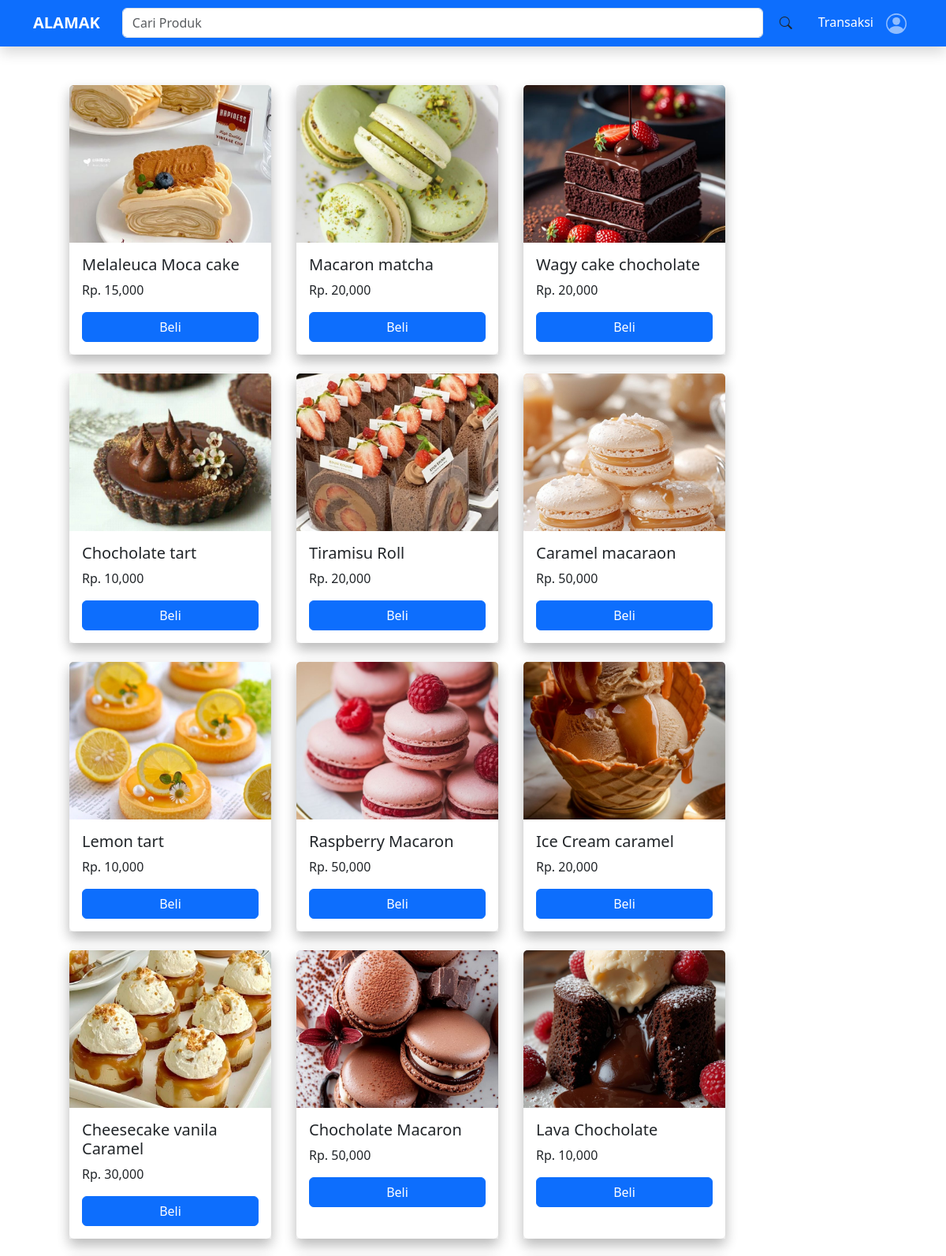
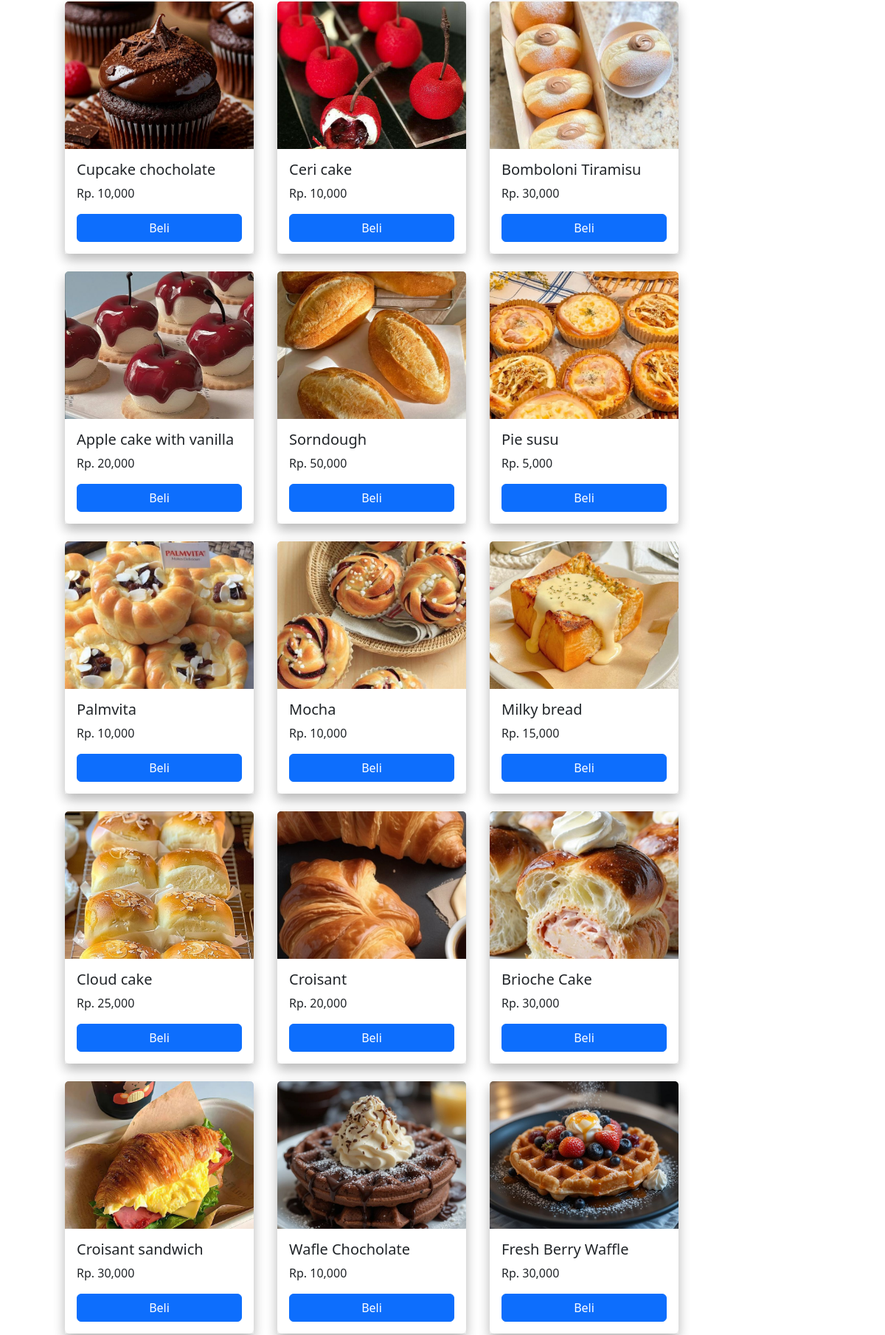
Screenshot of /produk/index.php (signed in, upper part) with the database file from the repository (2 pictures, top to bottom).
### tables this page shows
CREATE TABLE `produk` (
  `id_produk` int(11) NOT NULL,
  `nama_produk` varchar(255) NOT NULL,
  `harga` int(100) NOT NULL,
  `stok` int(11) NOT NULL,
  `terakhir_direstok` date NOT NULL,
  `barang_terjual` int(11) NOT NULL,
  `deskripsi` text NOT NULL,
  `foto` varchar(255) NOT NULL
);

### produk/index.php (the view, shortened to what this page needs)
<?php
include "../index.php";
$query = mysqli_query($conn, "SELECT * FROM produk ORDER BY id_produk DESC");
?>
<html>
  <head>
    <link href="https://cdn.jsdelivr.net/npm/bootstrap@5.3.5/dist/css/bootstrap.min.css" rel="stylesheet">
  </head>
  <body>
    <div class="container-fluid mt-5">
      <div class="row gx-0">
        <?php
        while($data = mysqli_fetch_array($query)) {
        ?>
        <div class="col-12 col-sm-6 col-md-4 col-lg-3 mb-4 mx-3 shadow" style="width: 16rem;">
          <div class="card shadow">
            <img src="../assets/produk/<?php echo $data['foto'] ?>" class="card-img-top" alt="<?php echo $data['nama_produk'] ?>">
            <div class="card-body">
              <h5 class="card-title"><?php echo $data['nama_produk'] ?></h5>
              <p class="card-text">Rp. <?php echo number_format($data['harga']) ?></p>
              <a href="../stok/beli.php?id_produk=<?=$data['id_produk']?>" class="btn btn-primary">Beli</a>
            </div>
          </div>
        </div>
        <?php } ?>
      </div>
    </div>
  </body>
</html>

### index.php (style rules this page uses)
body { margin: 0; padding: 60px; }

### produk/index.php (style rules this page uses)
.btn-primary { display: block; width: 100%; text-align: center; }
.card { height: 100%; border: none; }
.card-img-top { height: 200px; object-fit: cover; }

### rows the page displays
produk: foto+nama_produk (picture), nama_produk "Melaleuca Moca cake", harga "15,000"
produk: foto+nama_produk (picture), nama_produk "Macaron matcha", harga "20,000"
produk: foto+nama_produk (picture), nama_produk "Wagy cake chocholate", harga "20,000"
produk: foto+nama_produk (picture), nama_produk "Chocholate tart", harga "10,000"
produk: foto+nama_produk (picture), nama_produk "Tiramisu Roll", harga "20,000"
produk: foto+nama_produk (picture), nama_produk "Caramel macaraon", harga "50,000"
produk: foto+nama_produk (picture), nama_produk "Lemon tart", harga "10,000"
produk: foto+nama_produk (picture), nama_produk "Raspberry Macaron", harga "50,000"
produk: foto+nama_produk (picture), nama_produk "Ice Cream caramel", harga "20,000"
produk: foto+nama_produk (picture), nama_produk "Cheesecake vanila Caramel", harga "30,000"
produk: foto+nama_produk (picture), nama_produk "Chocholate Macaron", harga "50,000"
produk: foto+nama_produk (picture), nama_produk "Lava Chocholate", harga "10,000"
produk: foto+nama_produk (picture), nama_produk "Cupcake chocholate", harga "10,000"
produk: foto+nama_produk (picture), nama_produk "Ceri cake", harga "10,000"
produk: foto+nama_produk (picture), nama_produk "Bomboloni Tiramisu", harga "30,000"
produk: foto+nama_produk (picture), nama_produk "Apple cake with vanilla", harga "20,000"
produk: foto+nama_produk (picture), nama_produk "Sorndough", harga "50,000"
produk: foto+nama_produk (picture), nama_produk "Pie susu", harga "5,000"
produk: foto+nama_produk (picture), nama_produk "Palmvita", harga "10,000"
produk: foto+nama_produk (picture), nama_produk "Mocha", harga "10,000"
produk: foto+nama_produk (picture), nama_produk "Milky bread", harga "15,000"
produk: foto+nama_produk (picture), nama_produk "Cloud cake", harga "25,000"
produk: foto+nama_produk (picture), nama_produk "Croisant", harga "20,000"
produk: foto+nama_produk (picture), nama_produk "Brioche Cake", harga "30,000"
produk: foto (picture), nama_produk "Croisant sandwich", harga "30,000"
produk: foto (picture), nama_produk "Wafle Chocholate", harga "10,000"
produk: foto (picture), nama_produk "Fresh Berry Waffle", harga "30,000"
